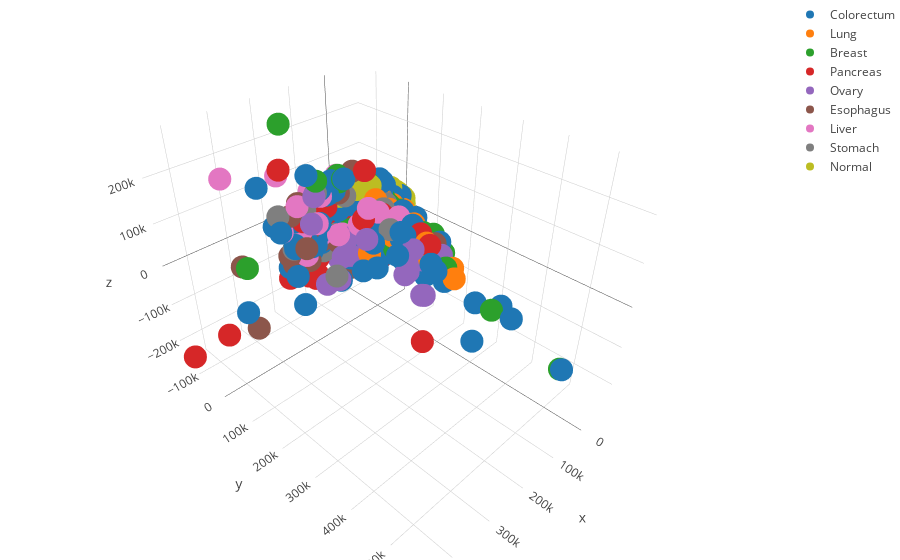
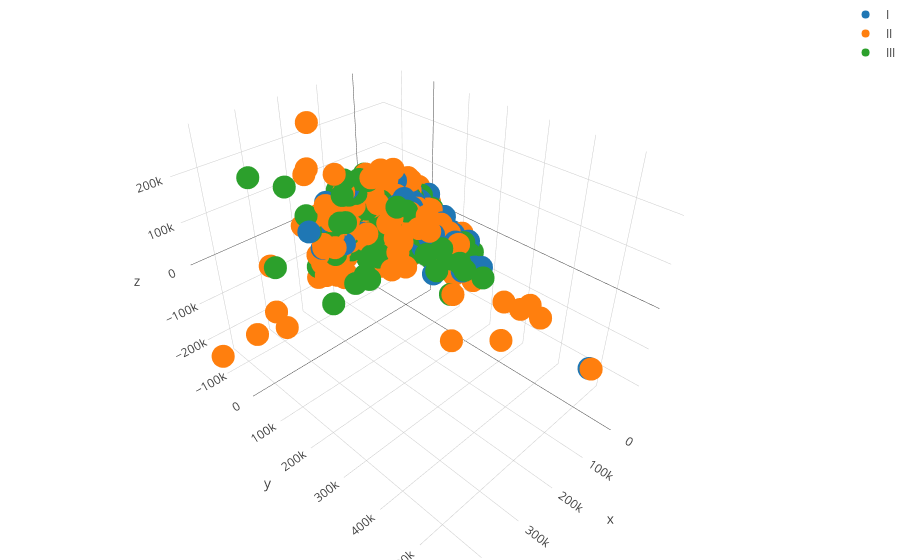

These figures' notebook cell, in order:
### Code cell
# Generating figure for 2D and 3D figures from the PCA transformed data
gen_scatter(types, pca_2d_data, y_types, file='pca_2d_types.png')
gen_3d_plotly(types, pca_3d_data, y_types, file='pca_3d_types.html')
gen_scatter(stages, pca_2d_data, y_stages, file='pca_2d_stages.png')
gen_3d_plotly(stages, pca_3d_data, y_stages, file='pca_3d_stages.html')
